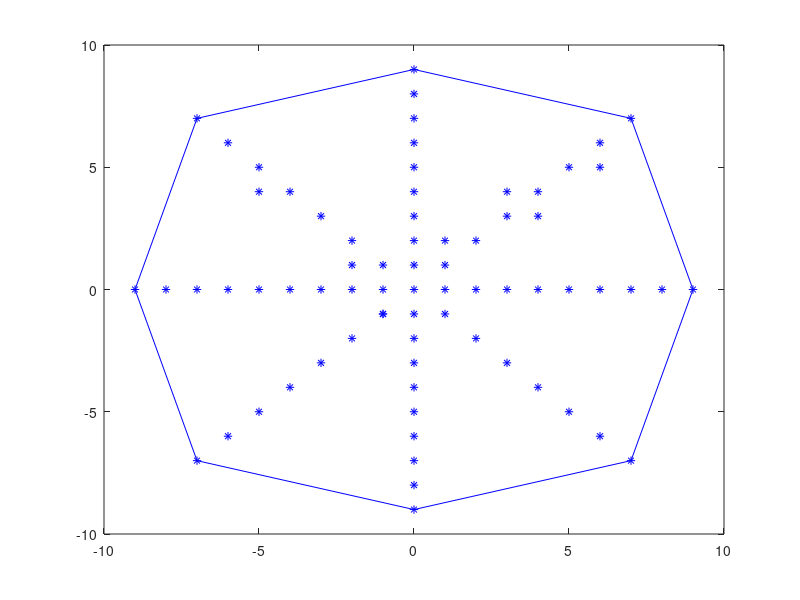

Source code (MATLAB):
x = [ 0.000000 1.000000 -2.000000 -1.000000 3.000000 4.000000 -5.000000 6.000000 7.000000 7.000000 -7.000000 -7.000000 9.000000 -9.000000 0.000000 0.000000 -8.000000 8.000000 -7.000000 7.000000 -6.000000 6.000000 -5.000000 5.000000 -4.000000 4.000000 -3.000000 3.000000 -2.000000 2.000000 -1.000000 1.000000 0.000000 0.000000 0.000000 0.000000 0.000000 0.000000 0.000000 0.000000 0.000000 0.000000 0.000000 0.000000 0.000000 0.000000 0.000000 0.000000 1.000000 2.000000 3.000000 4.000000 5.000000 6.000000 1.000000 2.000000 3.000000 4.000000 5.000000 6.000000 -1.000000 -2.000000 -3.000000 -4.000000 -5.000000 -6.000000 -1.000000 -2.000000 -3.000000 -4.000000 -5.000000 -6.000000 ];
y = [ 0.000000 2.000000 1.000000 -1.000000 4.000000 3.000000 4.000000 5.000000 7.000000 -7.000000 -7.000000 7.000000 0.000000 0.000000 9.000000 -9.000000 0.000000 0.000000 0.000000 0.000000 0.000000 0.000000 0.000000 0.000000 0.000000 0.000000 0.000000 0.000000 0.000000 0.000000 0.000000 0.000000 -8.000000 8.000000 -7.000000 7.000000 -6.000000 6.000000 -5.000000 5.000000 -4.000000 4.000000 -3.000000 3.000000 -2.000000 2.000000 -1.000000 1.000000 1.000000 2.000000 3.000000 4.000000 5.000000 6.000000 -1.000000 -2.000000 -3.000000 -4.000000 -5.000000 -6.000000 1.000000 2.000000 3.000000 4.000000 5.000000 6.000000 -1.000000 -2.000000 -3.000000 -4.000000 -5.000000 -6.000000 ];
X = [ 0.000000 7.000000 9.000000 7.000000 0.000000 -7.000000 -9.000000 -7.000000 0.000000 ];
Y = [ -9.000000 -7.000000 0.000000 7.000000 9.000000 7.000000 0.000000 -7.000000 -9.000000 ];
plot(x,y,'b*',X,Y,'b');